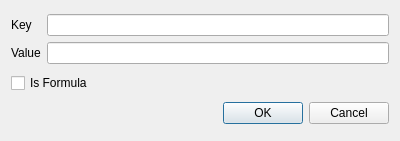
<?xml version="1.0" encoding="UTF-8"?>
<ui version="4.0">
 <class>Dialog</class>
 <widget class="QDialog" name="Dialog">
  <property name="geometry">
   <rect>
    <x>0</x>
    <y>0</y>
    <width>400</width>
    <height>141</height>
   </rect>
  </property>
  <property name="windowTitle">
   <string>Batch Set Tag</string>
  </property>
  <layout class="QVBoxLayout" name="verticalLayout">
   <item>
    <layout class="QGridLayout" name="gridLayout">
     <item row="0" column="0">
      <widget class="QLabel" name="label">
       <property name="text">
        <string>Key</string>
       </property>
      </widget>
     </item>
     <item row="0" column="1">
      <widget class="QLineEdit" name="edit_key"/>
     </item>
     <item row="1" column="0">
      <widget class="QLabel" name="label_2">
       <property name="text">
        <string>Value</string>
       </property>
      </widget>
     </item>
     <item row="1" column="1">
      <widget class="QLineEdit" name="edit_value"/>
     </item>
    </layout>
   </item>
   <item>
    <widget class="QCheckBox" name="chk_isformula">
     <property name="text">
      <string>Is Formula</string>
     </property>
    </widget>
   </item>
   <item>
    <widget class="QDialogButtonBox" name="buttons">
     <property name="orientation">
      <enum>Qt::Horizontal</enum>
     </property>
     <property name="standardButtons">
      <set>QDialogButtonBox::Cancel|QDialogButtonBox::Ok</set>
     </property>
    </widget>
   </item>
  </layout>
 </widget>
 <resources/>
 <connections>
  <connection>
   <sender>buttons</sender>
   <signal>accepted()</signal>
   <receiver>Dialog</receiver>
   <slot>accept()</slot>
   <hints>
    <hint type="sourcelabel">
     <x>248</x>
     <y>254</y>
    </hint>
    <hint type="destinationlabel">
     <x>157</x>
     <y>274</y>
    </hint>
   </hints>
  </connection>
  <connection>
   <sender>buttons</sender>
   <signal>rejected()</signal>
   <receiver>Dialog</receiver>
   <slot>reject()</slot>
   <hints>
    <hint type="sourcelabel">
     <x>316</x>
     <y>260</y>
    </hint>
    <hint type="destinationlabel">
     <x>286</x>
     <y>274</y>
    </hint>
   </hints>
  </connection>
 </connections>
</ui>
